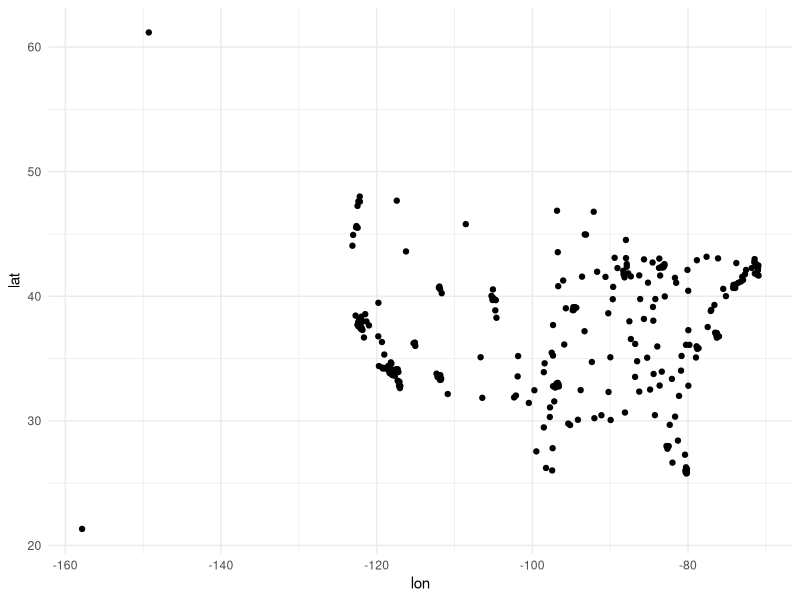
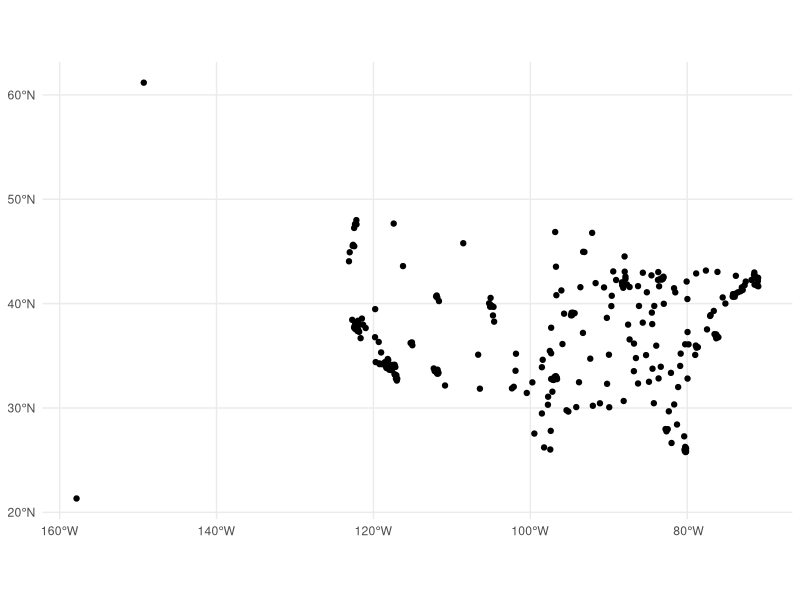
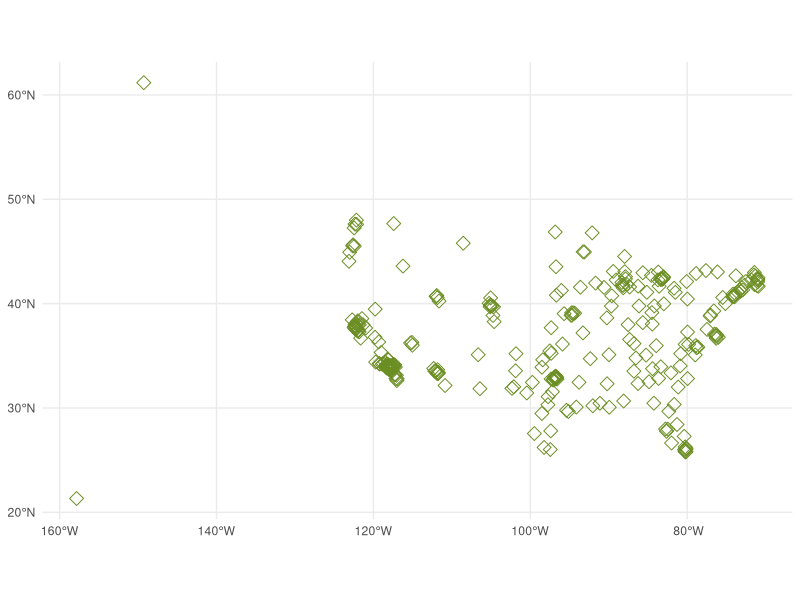
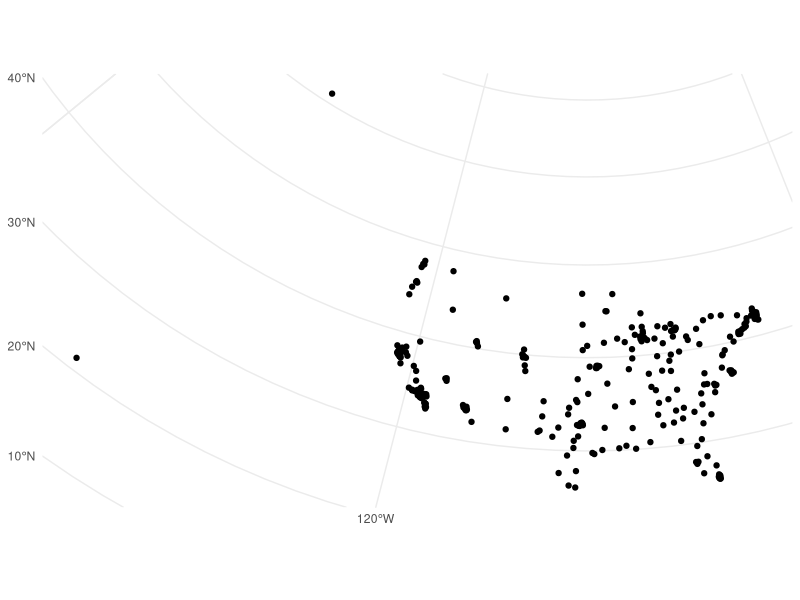
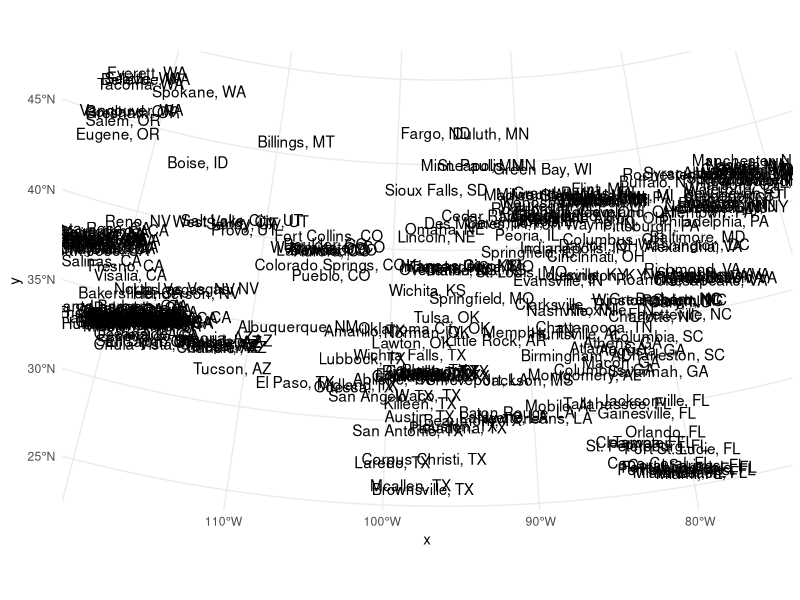

Generate these figures, in order, with R: (Note: this script raises an error after producing the figures.)
## ---- chunk 1
library(tidyverse)
library(sf)
theme_set(theme_minimal())
## ---- chunk 2
us <- read_csv("../data/us_city_population.csv") |>
  filter(year == 2010) |>
  filter(!is.na(lon), !is.na(lat)) |>
  select(city, population, lon, lat, state)

us
## ---- chunk 3
us |>
  ggplot(aes(lon, lat)) +
  geom_point()
## ---- chunk 4
us_geo <- us |>
  st_as_sf(coords = c("lon", "lat"), crs = 4326, remove = FALSE)
## ---- chunk 5
us_geo
## ---- chunk 6
us_geo |>
  ggplot() +
  geom_sf()
## ---- chunk 7
us_geo |>
  ggplot() +
  geom_sf(color = "olivedrab", shape = 5, size = 3)
## ---- chunk 8
us_geo |>
  st_transform(5069) |>
  ggplot() +
  geom_sf()
## ---- chunk 9
us_geo |>
  filter(!(state %in% c("AK", "HI"))) |>
  st_transform(5069) |>
  ggplot() +
  geom_sf_text(aes(label = city)) +
  # You need to add coord_sf() to get the correct labels
  # on the x and y-axes if you use geom_sf_text without geom_sf
  coord_sf()
## ---- chunk 10
state <- read_sf("../data/state.geojson")
state
## ---- chunk 11
state |>
  ggplot() +
  geom_sf()
## ---- chunk 12
state |>
  st_transform(5069) |>
  ggplot() +
  geom_sf()
## ---- chunk 13
state |>
  filter(!(abb %in% c("AK", "HI"))) |>
  st_transform(5069) |>
  ggplot() +
  geom_sf() +
  geom_sf_text(aes(label = abb), size = 2)
## ---- chunk 14
state |>
  mutate(area = as.numeric(st_area(geometry)) / 1e6) |>
  arrange(area)
## ---- chunk 15
state |>
  mutate(area = as.numeric(st_area(geometry)) / 1e6) |>
  st_transform(5069) |>
  ggplot() +
  geom_sf(aes(fill = area)) +
  scale_fill_viridis_b(n.breaks = 6)
## ---- chunk 16
state |>
  filter(!(abb %in% c("AK", "HI"))) |>
  mutate(area = as.numeric(st_area(geometry)) / 1e6) |>
  st_transform(5069) |>
  ggplot() +
  geom_sf(aes(fill = area)) +
  scale_fill_viridis_b(n.breaks = 6)
## ---- chunk 17
scale_fill_distiller(
  trans = "log2",
  palette = "Spectral",
  guide = "legend",
  n.breaks = 8
)
## ---- chunk 18
state |>
  mutate(area = as.numeric(st_area(geometry)) / 1e6) |>
  st_transform(5069) |>
  ggplot() +
  geom_sf(aes(fill = area)) +
  scale_fill_distiller(
    trans = "log2",
    palette = "Spectral",
    guide = "legend",
    n.breaks = 8
  )
## ---- chunk 19
state |>
  filter(!(abb %in% c("AK", "HI"))) |>
  mutate(area = as.numeric(st_area(geometry)) / 1e6) |>
  st_transform(5069) |>
  ggplot() +
  geom_sf(aes(fill = area)) +
  scale_fill_distiller(
    trans = "log2",
    palette = "Spectral",
    guide = "legend",
    n.breaks = 8
  )
